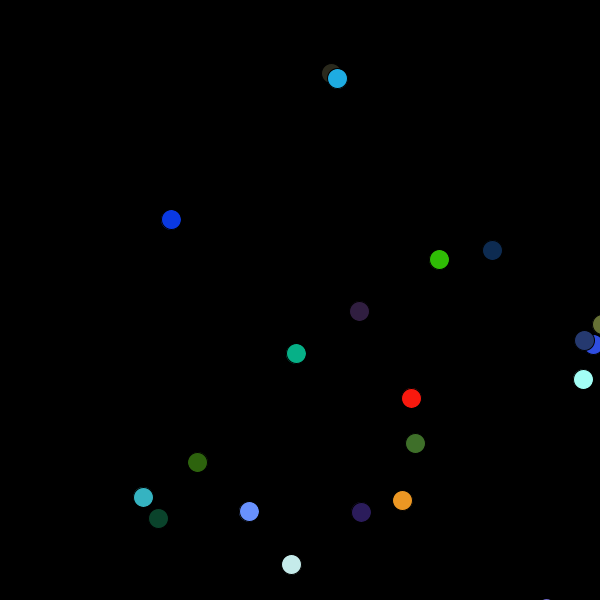
Frame 1 (no input)
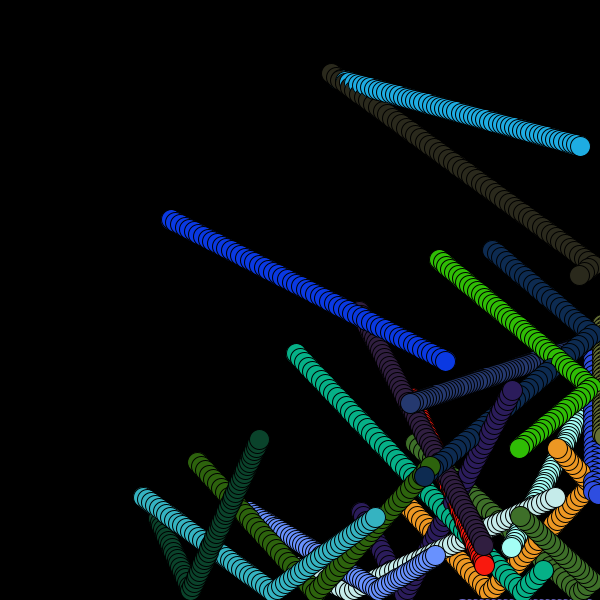
Frame 60 (the mouse pressed at the canvas centre just before this capture)
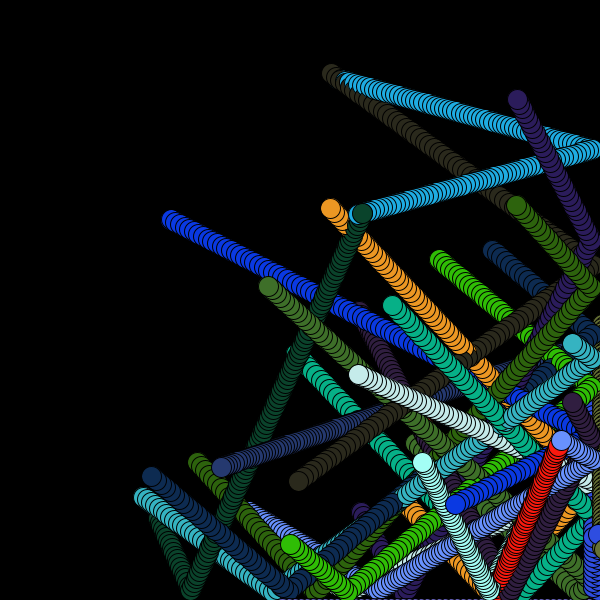
Frame 120 (the mouse held since frame 60 and released just before this capture)

The Processing sketch that drew these frames (run headless with seeded random() and noise(); from frame 60 on, the mouse is pressed at the canvas centre):

// Processing sketch: Chain_Reacts
// ── Chain_Reacts.pde
Ball[] balls = new Ball[30];

void setup(){
  size(600, 600);
  background(0);
  for (int i = 0; i < 30; i ++){
    balls[i] = new Ball();
  }
}


void draw(){
  clear();
  for (Ball b : balls)
    b.update();
    
}

// ── Ball.pde
class Ball {

  final static int MOVING = 0, 
                   GROWING = 1, 
                   SHRINKING = 2, 
                   DEAD = 3;

  final float dr = .25;
  final float maxR = 50;

  float x, y, dx, dy;
  float r = 10;
  color c;
  int state = 0;

  Ball() {
    int r = (int)( Math.random() * 256 );
    int g = (int)( Math.random() * 256 );
    int b = (int)( Math.random() * 256 );
    c = color(r, g, b);
    x = (float)( Math.random() * 560 + r + 10);
    y = (float)( Math.random() * 560 + r + 10);
    dx = (float)( Math.random() * 4 + 1 );
    dy = (float)( Math.random() * 4 + 1 );
  }

  void update(){
    if (state == MOVING){
      fill(c);
      ellipse(x, y, 2*r, 2*r);
      x += dx;
      y += dy;
      if (x <= 10 || x >= 590)
        dx = -dx;
      if (y <= 10 || y >= 590)
        dy = -dy;
    }
    if (state == GROWING){
      r += dr;
      fill(c);
      ellipse(x, y, r, r);
      if (r >= maxR)
        state ++;
    }
    if (state == SHRINKING){
      r -= dr;
      fill(c);
      ellipse(x, y, r, r);
      if (r <= 0)
        state ++;
    }
  }
  
  boolean touches( Ball other ){
    return Math.sqrt( Math.pow(other.x-x, 2) + Math.pow(other.y-y, 2) ) <= r + other.r;
  }
}
